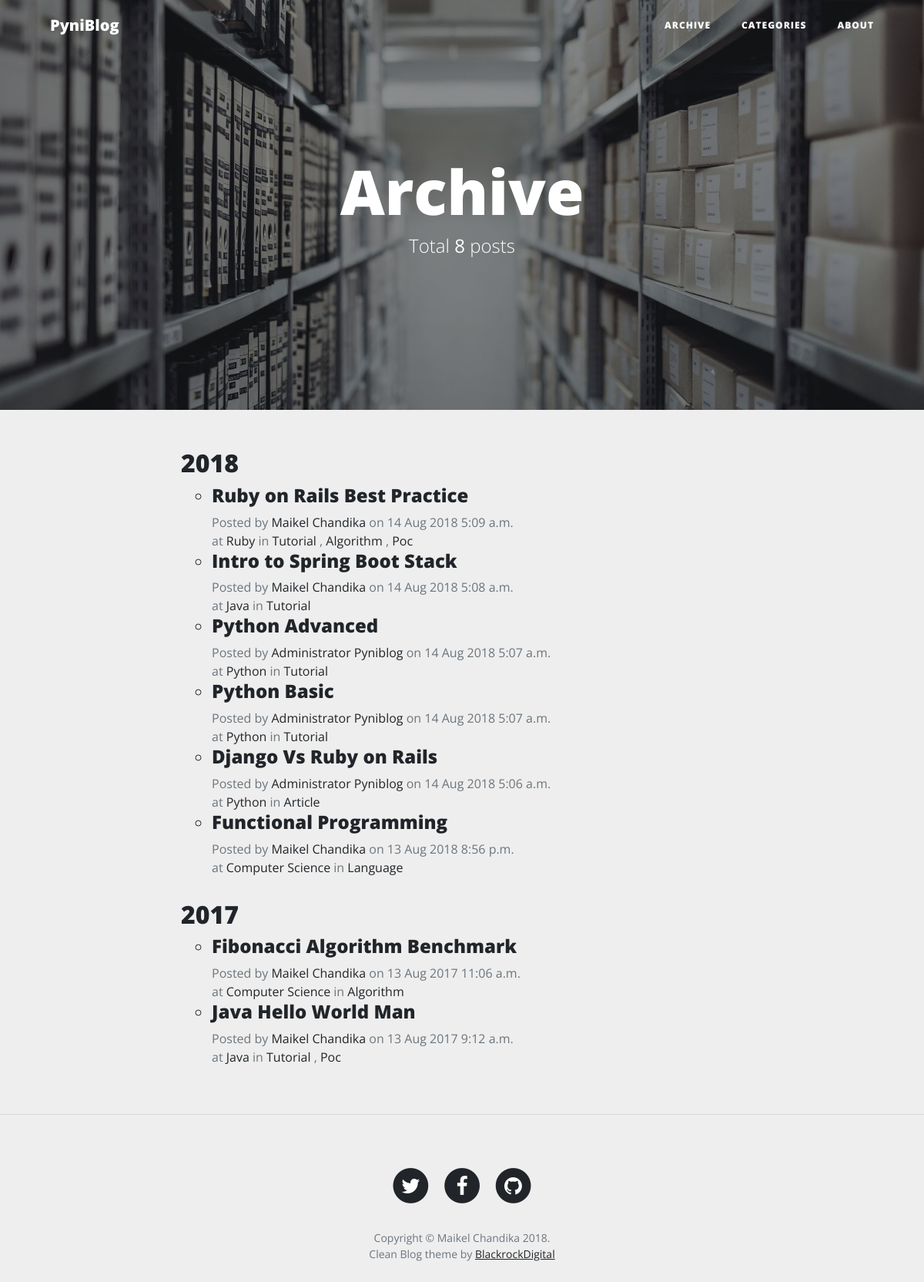
Screenshot of /archives/year with the database file from the repository.
### blog/models.py (models this page shows, shortened)
class Post(models.Model):
  permalink   = models.CharField(max_length=255, unique=True)
  title       = models.CharField(max_length=255)
  post_date   = models.DateTimeField(default=datetime.now)
  post_body   = RichTextField(blank=True)
  release     = models.BooleanField(default=False)
  user        = models.ForeignKey(User,on_delete=models.CASCADE)
  category    = models.ForeignKey(Category,on_delete=models.PROTECT)
  tags        = models.ManyToManyField(Tag)
  class Meta:
    db_table = 'tb_post'

class Category(models.Model):
  category_name = models.CharField(max_length=100, unique=True)
  def __str__(self):
    return self.category_name
  class Meta:
    db_table = 'tb_category' # custom database table name

class Tag(models.Model):
  tag_name = models.CharField(max_length=50, unique=True)
  def __str__(self):
    return self.tag_name
  class Meta:
    db_table = 'tb_tag' # custom database table name

### blog/views.py (the view)
# urls.py: path('archives/<str:mode>', views.archive, name='archive'),
def archive(request, mode):
    if mode == 'year':
        ar_mode = 'archive'
    elif mode == 'categories':
        ar_mode = mode
    posts = Post.objects.filter(release=True).order_by('-post_date')
    response_dict.update({'ar_mode': ar_mode,
                          'posts': posts})
    return render(request, 'blog/archive.html', response_dict)

### templates/blog/archive.html
{% extends "blank.html" %} {% load staticfiles %} {% block content %}
<header class="masthead" style="background-image: url(' {% static 'img/archive-bg.jpg' %}')">
  <div class="overlay"></div>
  <div class="container">
    <div class="row">
      <div class="col-lg-8 col-md-10 mx-auto">
        <div class="site-heading">
          <h1>{{ar_mode|title}}</h1>
          <span class="subheading">Total&nbsp;<strong>{{posts|length}}</strong>&nbsp;posts</span>
        </div>
      </div>
    </div>
  </div>
</header>
<div class="container">
  <div class="row">
    <div class="col-lg-8 col-md-10 mx-auto">
      {% if ar_mode == 'archive' %}
        {% regroup posts by post_date|date:"Y" as objects_by_year %}
      {% elif ar_mode == 'categories' %}
        {% regroup posts by category as objects_by_year %}
      {% endif %}
      <div class="post-preview">
        <ul style="padding-left: 0;">
          {% for obj in objects_by_year %}
          <li style="list-style: none; padding-left: 0;">
            <h2 class="post-title">
              {{obj.grouper|title}}
            </h2>
            <ul>
              {% for post in obj.list %}
              <li style="padding-left: 0;">
                <h4 class="post-title">
                  <a href="/posts/{{post.permalink}}">{{post.title}}</a>
                </h4>
                <div class="post-meta text-muted small">Posted by
                  <a href="/posts/users/{{post.user}}">{{post.user.first_name}} {{post.user.last_name}}</a>
                  on {{post.post_date|date:'d M Y g:i a'}}
                  <br/> at
                  <a href="/posts/categories/{{post.category}}">{{post.category|title}}</a>
                  in {% for tag in post.tags.all %}
                  <a href="/posts/tags/{{tag}}">
                    {{tag.tag_name|title}}</i>
                  </a>{% if not forloop.last %},{% endif %}{% endfor %}
                </div>
              </li>
              {% endfor %}
            </ul>
            <br/>
          </li>
          {% endfor %}
        </ul>
      </div>
    </div>
  </div>
</div>
{% endblock %}

### templates/blank.html (shortened to what this page needs)
<!DOCTYPE html> {% load staticfiles %}
<html lang="en">
<head>
  <link href="{% static "vendor/bootstrap/css/bootstrap.min.css" %}" rel="stylesheet">
  <link href="{% static "vendor/font-awesome/css/font-awesome.min.css" %}" rel="stylesheet" type="text/css">
  <link href="{% static "css/clean-blog.min.css" %}" rel="stylesheet">
  <link href="{% static "css/to-top.css" %}" rel="stylesheet">
  <link href="{% static "css/quote.css" %}" rel="stylesheet">
  <link href="{% static "css/mycustom.css" %}" rel="stylesheet">
</head>
<body>
  <nav class="navbar navbar-expand-lg navbar-light fixed-top" id="mainNav">
    <div class="container">
      <a class="navbar-brand" href="/">{{blog.name}}</a>
      <div class="collapse navbar-collapse" id="navbarResponsive">
        <ul class="navbar-nav ml-auto">
          <li class="nav-item">
            <a class="nav-link" href="/archives/year">Archive</a>
          </li>
          <li class="nav-item">
            <a class="nav-link" href="/archives/categories">Categories</a>
          </li>
          <li class="nav-item">
            <a class="nav-link" href="/about">About</a>
          </li>
        </ul>
      </div>
    </div>
  </nav>
  {% block content %}{% endblock %}
  <hr>
  <footer>
    <div class="container">
      <div class="row">
        <div class="col-lg-8 col-md-10 mx-auto">
          <ul class="list-inline text-center">
            <li class="list-inline-item">
              <a href="{{blog.twitter_url}}" target="_blank">
                <span class="fa-stack fa-lg">
                  <i class="fa fa-circle fa-stack-2x"></i>
                  <i class="fa fa-twitter fa-stack-1x fa-inverse"></i>
                </span>
              </a>
            </li>
            <li class="list-inline-item">
              <a href="{{blog.facebook_url}}" target="_blank">
                <span class="fa-stack fa-lg">
                  <i class="fa fa-circle fa-stack-2x"></i>
                  <i class="fa fa-facebook fa-stack-1x fa-inverse"></i>
                </span>
              </a>
            </li>
            <li class="list-inline-item">
              <a href="{{blog.github_url}}" target="_blank">
                <span class="fa-stack fa-lg">
                  <i class="fa fa-circle fa-stack-2x"></i>
                  <i class="fa fa-github fa-stack-1x fa-inverse"></i>
                </span>
              </a>
            </li>
          </ul>
          <p class="copyright text-muted">Copyright &copy; {{blog.copyright}} {% now "Y" %}.<br/>
          Clean Blog theme by <a href="https://github.com/BlackrockDigital/startbootstrap-clean-blog" target="_blank">
            BlackrockDigital</a></p>
        </div>
      </div>
    </div>
  </footer>
</body>
</html>

### static/css/to-top.css (style rules this page uses)
body { background: #eee ;font-family: 'Open Sans', sans-serif; }

### rows the page displays
Post: title "Ruby on Rails Best Practice", user.first_name "Maikel", user.last_name "Chandika", post_date "14 Aug 2018 5:09 a.m.", category "Ruby"
Tag: tag_name "Tutorial"
Tag: tag_name "Algorithm"
Tag: tag_name "Poc"
Post: title "Intro to Spring Boot Stack", user.first_name "Maikel", user.last_name "Chandika", post_date "14 Aug 2018 5:08 a.m.", category "Java"
Post: title "Python Advanced", user.first_name "Administrator", user.last_name "Pyniblog", post_date "14 Aug 2018 5:07 a.m.", category "Python"
Post: title "Python Basic", user.first_name "Administrator", user.last_name "Pyniblog", post_date "14 Aug 2018 5:07 a.m.", category "Python"
Post: title "Django Vs Ruby on Rails", user.first_name "Administrator", user.last_name "Pyniblog", post_date "14 Aug 2018 5:06 a.m.", category "Python"
Tag: tag_name "Article"
Post: title "Functional Programming", user.first_name "Maikel", user.last_name "Chandika", post_date "13 Aug 2018 8:56 p.m.", category "Computer Science"
Tag: tag_name "Language"
Post: title "Fibonacci Algorithm Benchmark", user.first_name "Maikel", user.last_name "Chandika", post_date "13 Aug 2017 11:06 a.m.", category "Computer Science"
Post: title "Java Hello World Man", user.first_name "Maikel", user.last_name "Chandika", post_date "13 Aug 2017 9:12 a.m.", category "Java"

### other values shown
{{ blog.name }} "PyniBlog"
{{ ar_mode|title }} "Archive"
{{ posts|length }} "8"
{{ obj.grouper|title }} "2018" "2017"
{{ blog.copyright }} "Maikel Chandika"
